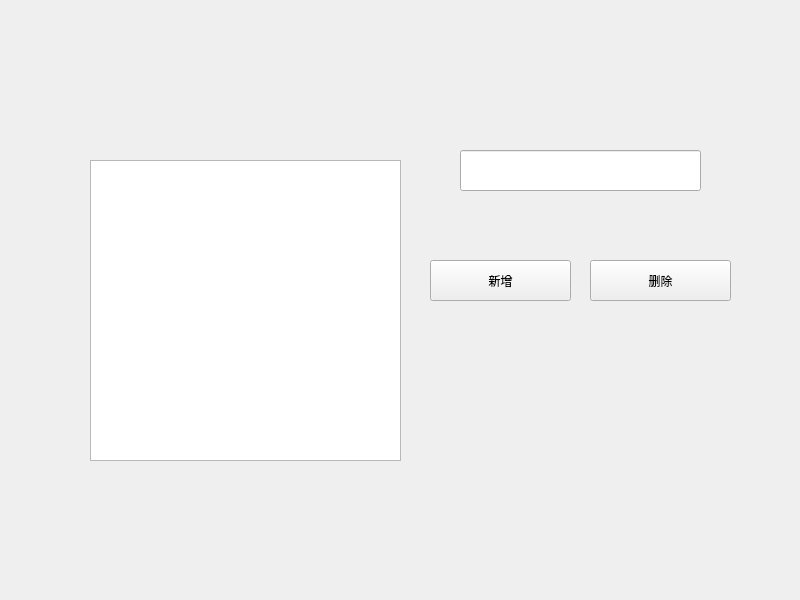
<?xml version="1.0" encoding="UTF-8"?>
<ui version="4.0">
 <class>Widget</class>
 <widget class="QWidget" name="Widget">
  <property name="geometry">
   <rect>
    <x>0</x>
    <y>0</y>
    <width>800</width>
    <height>600</height>
   </rect>
  </property>
  <property name="windowTitle">
   <string>Widget</string>
  </property>
  <widget class="QListWidget" name="listWidget">
   <property name="geometry">
    <rect>
     <x>90</x>
     <y>160</y>
     <width>311</width>
     <height>301</height>
    </rect>
   </property>
  </widget>
  <widget class="QLineEdit" name="lineEdit">
   <property name="geometry">
    <rect>
     <x>460</x>
     <y>150</y>
     <width>241</width>
     <height>41</height>
    </rect>
   </property>
  </widget>
  <widget class="QPushButton" name="pushButton">
   <property name="geometry">
    <rect>
     <x>430</x>
     <y>260</y>
     <width>141</width>
     <height>41</height>
    </rect>
   </property>
   <property name="text">
    <string>新增</string>
   </property>
  </widget>
  <widget class="QPushButton" name="pushButton_2">
   <property name="geometry">
    <rect>
     <x>590</x>
     <y>260</y>
     <width>141</width>
     <height>41</height>
    </rect>
   </property>
   <property name="text">
    <string>删除</string>
   </property>
  </widget>
 </widget>
 <resources/>
 <connections/>
</ui>
